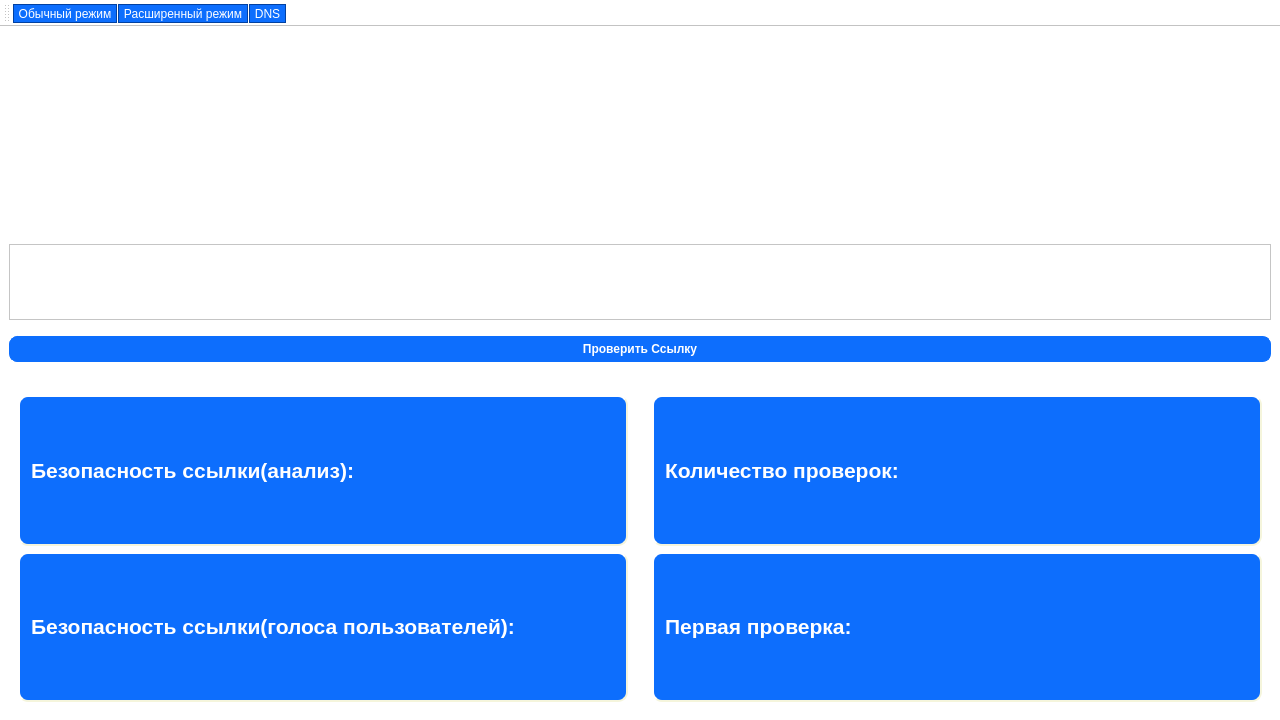
<?xml version="1.0" encoding="UTF-8"?>
<ui version="4.0">
 <class>MainWindow</class>
 <widget class="QMainWindow" name="MainWindow">
  <property name="geometry">
   <rect>
    <x>0</x>
    <y>0</y>
    <width>1280</width>
    <height>720</height>
   </rect>
  </property>
  <property name="minimumSize">
   <size>
    <width>1280</width>
    <height>720</height>
   </size>
  </property>
  <property name="windowTitle">
   <string>MainWindow</string>
  </property>
  <property name="styleSheet">
   <string notr="true">QWidget {
  background-color: #fff;
}
QLabel {
  color: #464d55;
  font-weight: 600;
  qproperty-alignment: AlignCenter;
}
QLabel#heading {
  color: #0f1925;
  font-size: 18px;
  margin-bottom: 10px;
}

QLabel#subheading {
  color: #0f1925;
  font-size: 12px;
  font-weight: normal;
  margin-bottom: 10px;
}
QLineEdit {
  border-radius: 8px;
  border: 1px solid #e0e4e7;
  padding: 5px 15px;
}

QLineEdit:focus {
  border: 1px solid #d0e3ff;
}

QLineEdit::placeholder {
  color: #767e89;
}
QPushButton {
  background-color: #0d6efd;
  color: #fff;
  font-weight: 600;
  border-radius: 8px;
  border: 1px solid #0d6efd;
  padding: 5px 15px;
  margin-top: 10px;
  outline: 0px;
}
QPushButton:hover {
  background-color: #0b5ed7;
  border: 3px solid #9ac3fe;
}
QPushButton:pressed {
  background-color: #052F6B;
}
QPushButton:disabled {
  background-color: #808080;
}
body{
   background-color: #eeeeee;
   padding: 0;
   margin: 0;
   height: 100vh;
   width: 100vw;
   display: flex;
   align-items: center;
   justify-content: center;
}
QToolButton
{
    background-color: #0d6efd;
	color:#fff;
	border: 1px solid #0241a1;
}</string>
  </property>
  <widget class="QWidget" name="centralwidget">
   <layout class="QVBoxLayout" name="verticalLayout_2" stretch="0">
    <property name="leftMargin">
     <number>0</number>
    </property>
    <property name="topMargin">
     <number>0</number>
    </property>
    <property name="rightMargin">
     <number>0</number>
    </property>
    <property name="bottomMargin">
     <number>0</number>
    </property>
    <item>
     <widget class="QStackedWidget" name="stackedWidget">
      <property name="sizePolicy">
       <sizepolicy hsizetype="Preferred" vsizetype="Preferred">
        <horstretch>0</horstretch>
        <verstretch>0</verstretch>
       </sizepolicy>
      </property>
      <property name="currentIndex">
       <number>0</number>
      </property>
      <widget class="QWidget" name="page">
       <property name="enabled">
        <bool>true</bool>
       </property>
       <property name="sizePolicy">
        <sizepolicy hsizetype="Preferred" vsizetype="Preferred">
         <horstretch>0</horstretch>
         <verstretch>0</verstretch>
        </sizepolicy>
       </property>
       <layout class="QVBoxLayout" name="verticalLayout_5" stretch="1,1">
        <property name="leftMargin">
         <number>0</number>
        </property>
        <property name="topMargin">
         <number>0</number>
        </property>
        <property name="rightMargin">
         <number>0</number>
        </property>
        <property name="bottomMargin">
         <number>0</number>
        </property>
        <item>
         <widget class="QWidget" name="verticalWidget" native="true">
          <layout class="QVBoxLayout" name="verx" stretch="4,4,3,1">
           <item>
            <spacer name="verticalSpacer">
             <property name="orientation">
              <enum>Qt::Orientation::Vertical</enum>
             </property>
             <property name="sizeHint" stdset="0">
              <size>
               <width>20</width>
               <height>40</height>
              </size>
             </property>
            </spacer>
           </item>
           <item>
            <widget class="QWidget" name="verticalWidget_2" native="true">
             <layout class="QHBoxLayout" name="NameLayout" stretch="4,9,4">
              <item>
               <spacer name="horizontalSpacer_2">
                <property name="orientation">
                 <enum>Qt::Orientation::Horizontal</enum>
                </property>
                <property name="sizeHint" stdset="0">
                 <size>
                  <width>40</width>
                  <height>20</height>
                 </size>
                </property>
               </spacer>
              </item>
              <item>
               <widget class="QLabel" name="label">
                <property name="minimumSize">
                 <size>
                  <width>1</width>
                  <height>1</height>
                 </size>
                </property>
                <property name="text">
                 <string/>
                </property>
                <property name="pixmap">
                 <pixmap resource="test.qrc">:/newPrefix/плашка с названием.png</pixmap>
                </property>
                <property name="scaledContents">
                 <bool>true</bool>
                </property>
                <property name="alignment">
                 <set>Qt::AlignmentFlag::AlignCenter</set>
                </property>
               </widget>
              </item>
              <item>
               <spacer name="horizontalSpacer">
                <property name="orientation">
                 <enum>Qt::Orientation::Horizontal</enum>
                </property>
                <property name="sizeHint" stdset="0">
                 <size>
                  <width>40</width>
                  <height>20</height>
                 </size>
                </property>
               </spacer>
              </item>
             </layout>
            </widget>
           </item>
           <item>
            <widget class="QTextEdit" name="textEdit"/>
           </item>
           <item>
            <widget class="QPushButton" name="pushButton">
             <property name="text">
              <string>Проверить Ссылку</string>
             </property>
            </widget>
           </item>
          </layout>
         </widget>
        </item>
        <item>
         <widget class="QWidget" name="widget_2" native="true">
          <property name="styleSheet">
           <string notr="true">QLabel {
    background-color: #0d6efd;
	color:#fff;
    border-style: outset;
    border-width: 2px;
    border-radius: 10px;
    border-color: beige;
    font: bold 20px;
    min-width: 10em;
    padding: 6px;
}</string>
          </property>
          <layout class="QHBoxLayout" name="horizontalLayout">
           <item>
            <widget class="QWidget" name="widget" native="true">
             <layout class="QVBoxLayout" name="verticalLayout">
              <item>
               <widget class="QLabel" name="label_4">
                <property name="text">
                 <string>&lt;html&gt;&lt;head/&gt;&lt;body&gt;&lt;p&gt;&lt;span style=&quot; font-size:16pt;&quot;&gt;Безопасность ссылки(анализ):&lt;/span&gt;&lt;/p&gt;&lt;/body&gt;&lt;/html&gt;</string>
                </property>
                <property name="wordWrap">
                 <bool>true</bool>
                </property>
               </widget>
              </item>
              <item>
               <widget class="QLabel" name="label_2">
                <property name="text">
                 <string>&lt;html&gt;&lt;head/&gt;&lt;body&gt;&lt;p&gt;&lt;span style=&quot; font-size:16pt;&quot;&gt;Безопасность ссылки(голоса пользователей):&lt;/span&gt;&lt;/p&gt;&lt;/body&gt;&lt;/html&gt;</string>
                </property>
                <property name="wordWrap">
                 <bool>true</bool>
                </property>
               </widget>
              </item>
             </layout>
            </widget>
           </item>
           <item>
            <widget class="QWidget" name="widget_3" native="true">
             <layout class="QVBoxLayout" name="verticalLayout_3">
              <item>
               <widget class="QLabel" name="label_5">
                <property name="text">
                 <string>&lt;html&gt;&lt;head/&gt;&lt;body&gt;&lt;p&gt;&lt;span style=&quot; font-size:16pt;&quot;&gt;Количество проверок:&lt;/span&gt;&lt;/p&gt;&lt;/body&gt;&lt;/html&gt;</string>
                </property>
                <property name="wordWrap">
                 <bool>true</bool>
                </property>
               </widget>
              </item>
              <item>
               <widget class="QLabel" name="label_7">
                <property name="text">
                 <string>&lt;html&gt;&lt;head/&gt;&lt;body&gt;&lt;p&gt;&lt;span style=&quot; font-size:16pt;&quot;&gt;Первая проверка:&lt;/span&gt;&lt;/p&gt;&lt;/body&gt;&lt;/html&gt;</string>
                </property>
                <property name="wordWrap">
                 <bool>true</bool>
                </property>
               </widget>
              </item>
             </layout>
            </widget>
           </item>
          </layout>
         </widget>
        </item>
       </layout>
      </widget>
      <widget class="QWidget" name="page_2">
       <layout class="QVBoxLayout" name="verticalLayout_9" stretch="1,1">
        <property name="leftMargin">
         <number>0</number>
        </property>
        <property name="topMargin">
         <number>0</number>
        </property>
        <property name="rightMargin">
         <number>0</number>
        </property>
        <property name="bottomMargin">
         <number>0</number>
        </property>
        <item>
         <widget class="QWidget" name="verticalWidget_3" native="true">
          <layout class="QVBoxLayout" name="verx_2" stretch="4,4,3,1">
           <item>
            <spacer name="verticalSpacer_2">
             <property name="orientation">
              <enum>Qt::Orientation::Vertical</enum>
             </property>
             <property name="sizeHint" stdset="0">
              <size>
               <width>20</width>
               <height>40</height>
              </size>
             </property>
            </spacer>
           </item>
           <item>
            <widget class="QWidget" name="verticalWidget_4" native="true">
             <layout class="QHBoxLayout" name="NameLayout_2" stretch="4,9,4">
              <item>
               <spacer name="horizontalSpacer_3">
                <property name="orientation">
                 <enum>Qt::Orientation::Horizontal</enum>
                </property>
                <property name="sizeHint" stdset="0">
                 <size>
                  <width>40</width>
                  <height>20</height>
                 </size>
                </property>
               </spacer>
              </item>
              <item>
               <widget class="QLabel" name="label_11">
                <property name="minimumSize">
                 <size>
                  <width>1</width>
                  <height>1</height>
                 </size>
                </property>
                <property name="text">
                 <string/>
                </property>
                <property name="pixmap">
                 <pixmap resource="test.qrc">:/newPrefix/плашка с названием.png</pixmap>
                </property>
                <property name="scaledContents">
                 <bool>true</bool>
                </property>
                <property name="alignment">
                 <set>Qt::AlignmentFlag::AlignCenter</set>
                </property>
               </widget>
              </item>
              <item>
               <spacer name="horizontalSpacer_4">
                <property name="orientation">
                 <enum>Qt::Orientation::Horizontal</enum>
                </property>
                <property name="sizeHint" stdset="0">
                 <size>
                  <width>40</width>
                  <height>20</height>
                 </size>
                </property>
               </spacer>
              </item>
             </layout>
            </widget>
           </item>
           <item>
            <widget class="QTextEdit" name="textEdit_2"/>
           </item>
           <item>
            <widget class="QPushButton" name="pushButton_2">
             <property name="text">
              <string>Проверить Ссылку</string>
             </property>
            </widget>
           </item>
          </layout>
         </widget>
        </item>
        <item>
         <widget class="QWidget" name="widget_5" native="true">
          <property name="styleSheet">
           <string notr="true">QLabel {
    background-color: #0d6efd;
	color:#fff;
    border-style: outset;
    border-width: 2px;
    border-radius: 10px;
    border-color: beige;
    font: bold 16px;
    min-width: 10em;
    padding: 6px;
}</string>
          </property>
          <layout class="QHBoxLayout" name="horizontalLayout_2">
           <item>
            <widget class="QWidget" name="widget_6" native="true">
             <layout class="QVBoxLayout" name="verticalLayout_6" stretch="3,2">
              <item>
               <widget class="QLabel" name="label_12">
                <property name="text">
                 <string>&lt;html&gt;&lt;head/&gt;&lt;body&gt;&lt;p&gt;&lt;span style=&quot; font-size:12pt;&quot;&gt;Результаты анализов:&lt;/span&gt;&lt;/p&gt;&lt;p&gt;&lt;span style=&quot; font-size:12pt;&quot;&gt;Безопасно:&lt;/span&gt;&lt;/p&gt;&lt;p&gt;&lt;span style=&quot; font-size:12pt;&quot;&gt;Незивестно:&lt;/span&gt;&lt;/p&gt;&lt;p&gt;&lt;span style=&quot; font-size:12pt;&quot;&gt;Подозрительно:&lt;/span&gt;&lt;/p&gt;&lt;p&gt;&lt;span style=&quot; font-size:12pt;&quot;&gt;Опасно:&lt;/span&gt;&lt;/p&gt;&lt;/body&gt;&lt;/html&gt;</string>
                </property>
               </widget>
              </item>
              <item>
               <widget class="QLabel" name="label_14">
                <property name="text">
                 <string>&lt;html&gt;&lt;head/&gt;&lt;body&gt;&lt;p&gt;Голоса пользователей:&lt;/p&gt;&lt;p&gt;Безопасно:&lt;/p&gt;&lt;p&gt;Опасно:&lt;/p&gt;&lt;/body&gt;&lt;/html&gt;</string>
                </property>
               </widget>
              </item>
             </layout>
            </widget>
           </item>
           <item>
            <widget class="QWidget" name="widget_7" native="true">
             <layout class="QVBoxLayout" name="verticalLayout_7">
              <item>
               <widget class="QLabel" name="label_15">
                <property name="text">
                 <string>&lt;html&gt;&lt;head/&gt;&lt;body&gt;&lt;p&gt;&lt;span style=&quot; font-size:12pt;&quot;&gt;Дата первой проверки:&lt;/span&gt;&lt;/p&gt;&lt;/body&gt;&lt;/html&gt;</string>
                </property>
               </widget>
              </item>
              <item>
               <widget class="QLabel" name="label_16">
                <property name="text">
                 <string>&lt;html&gt;&lt;head/&gt;&lt;body&gt;&lt;p&gt;&lt;span style=&quot; font-size:12pt;&quot;&gt;Дата последней проверки:&lt;/span&gt;&lt;/p&gt;&lt;/body&gt;&lt;/html&gt;</string>
                </property>
               </widget>
              </item>
              <item>
               <widget class="QLabel" name="label_17">
                <property name="text">
                 <string>&lt;html&gt;&lt;head/&gt;&lt;body&gt;&lt;p&gt;&lt;span style=&quot; font-size:12pt;&quot;&gt;Количество проверок:&lt;/span&gt;&lt;/p&gt;&lt;/body&gt;&lt;/html&gt;</string>
                </property>
               </widget>
              </item>
              <item>
               <widget class="QLabel" name="label_3">
                <property name="text">
                 <string>&lt;html&gt;&lt;head/&gt;&lt;body&gt;&lt;p&gt;&lt;span style=&quot; font-size:12pt;&quot;&gt;Куда ведёт ссылка:&lt;/span&gt;&lt;/p&gt;&lt;/body&gt;&lt;/html&gt;</string>
                </property>
               </widget>
              </item>
             </layout>
            </widget>
           </item>
          </layout>
         </widget>
        </item>
       </layout>
      </widget>
      <widget class="QWidget" name="page_3">
       <property name="styleSheet">
        <string notr="true"/>
       </property>
       <layout class="QVBoxLayout" name="verticalLayout_4" stretch="3,3,3">
        <property name="leftMargin">
         <number>0</number>
        </property>
        <property name="topMargin">
         <number>0</number>
        </property>
        <property name="rightMargin">
         <number>0</number>
        </property>
        <property name="bottomMargin">
         <number>0</number>
        </property>
        <item>
         <widget class="QWidget" name="widget_9" native="true">
          <layout class="QVBoxLayout" name="verticalLayout_8" stretch="1,10">
           <item>
            <spacer name="verticalSpacer_3">
             <property name="orientation">
              <enum>Qt::Orientation::Vertical</enum>
             </property>
             <property name="sizeHint" stdset="0">
              <size>
               <width>20</width>
               <height>15</height>
              </size>
             </property>
            </spacer>
           </item>
           <item>
            <widget class="QWidget" name="widget_10" native="true">
             <layout class="QHBoxLayout" name="horizontalLayout_4" stretch="3,7,3">
              <item>
               <spacer name="horizontalSpacer_7">
                <property name="orientation">
                 <enum>Qt::Orientation::Horizontal</enum>
                </property>
                <property name="sizeHint" stdset="0">
                 <size>
                  <width>277</width>
                  <height>20</height>
                 </size>
                </property>
               </spacer>
              </item>
              <item>
               <widget class="QLabel" name="label_6">
                <property name="minimumSize">
                 <size>
                  <width>1</width>
                  <height>1</height>
                 </size>
                </property>
                <property name="text">
                 <string/>
                </property>
                <property name="pixmap">
                 <pixmap resource="test.qrc">:/newPrefix/Без имени-1.png</pixmap>
                </property>
                <property name="scaledContents">
                 <bool>true</bool>
                </property>
               </widget>
              </item>
              <item>
               <spacer name="horizontalSpacer_8">
                <property name="orientation">
                 <enum>Qt::Orientation::Horizontal</enum>
                </property>
                <property name="sizeHint" stdset="0">
                 <size>
                  <width>277</width>
                  <height>20</height>
                 </size>
                </property>
               </spacer>
              </item>
             </layout>
            </widget>
           </item>
          </layout>
         </widget>
        </item>
        <item>
         <widget class="QWidget" name="widget_8" native="true">
          <property name="styleSheet">
           <string notr="true">QPushButton {
	border-radius: 50%;
	border: 2px solid #000000;
	background-color: red;
}</string>
          </property>
          <layout class="QHBoxLayout" name="horizontalLayout_3" stretch="2,1,2">
           <item>
            <spacer name="horizontalSpacer_5">
             <property name="orientation">
              <enum>Qt::Orientation::Horizontal</enum>
             </property>
             <property name="sizeHint" stdset="0">
              <size>
               <width>40</width>
               <height>20</height>
              </size>
             </property>
            </spacer>
           </item>
           <item>
            <widget class="QPushButton" name="pushButton_3">
             <property name="minimumSize">
              <size>
               <width>200</width>
               <height>200</height>
              </size>
             </property>
             <property name="styleSheet">
              <string notr="true"/>
             </property>
             <property name="text">
              <string>Выключено</string>
             </property>
             <property name="checkable">
              <bool>true</bool>
             </property>
            </widget>
           </item>
           <item>
            <spacer name="horizontalSpacer_6">
             <property name="orientation">
              <enum>Qt::Orientation::Horizontal</enum>
             </property>
             <property name="sizeHint" stdset="0">
              <size>
               <width>40</width>
               <height>20</height>
              </size>
             </property>
            </spacer>
           </item>
          </layout>
         </widget>
        </item>
        <item>
         <widget class="QWidget" name="widget_4" native="true"/>
        </item>
       </layout>
      </widget>
     </widget>
    </item>
   </layout>
  </widget>
  <widget class="QToolBar" name="toolBar">
   <property name="windowTitle">
    <string>toolBar</string>
   </property>
   <attribute name="toolBarArea">
    <enum>TopToolBarArea</enum>
   </attribute>
   <attribute name="toolBarBreak">
    <bool>false</bool>
   </attribute>
   <addaction name="Set_simple"/>
   <addaction name="Set_extended"/>
   <addaction name="set_dns"/>
  </widget>
  <action name="Set_extended">
   <property name="text">
    <string>Расширенный режим</string>
   </property>
   <property name="toolTip">
    <string>Включает расширенный режим</string>
   </property>
   <property name="menuRole">
    <enum>QAction::MenuRole::NoRole</enum>
   </property>
  </action>
  <action name="Set_simple">
   <property name="text">
    <string>Обычный режим</string>
   </property>
   <property name="toolTip">
    <string>Включает обычный режим</string>
   </property>
   <property name="menuRole">
    <enum>QAction::MenuRole::NoRole</enum>
   </property>
  </action>
  <action name="set_dns">
   <property name="text">
    <string>DNS</string>
   </property>
   <property name="toolTip">
    <string>Постоянная защита</string>
   </property>
   <property name="menuRole">
    <enum>QAction::MenuRole::NoRole</enum>
   </property>
  </action>
 </widget>
 <resources>
  <include location="test.qrc"/>
  <include location="../../Downloads/Infobez-project-main/Infobez-project-main/webapp/test.qrc"/>
 </resources>
 <connections/>
</ui>
